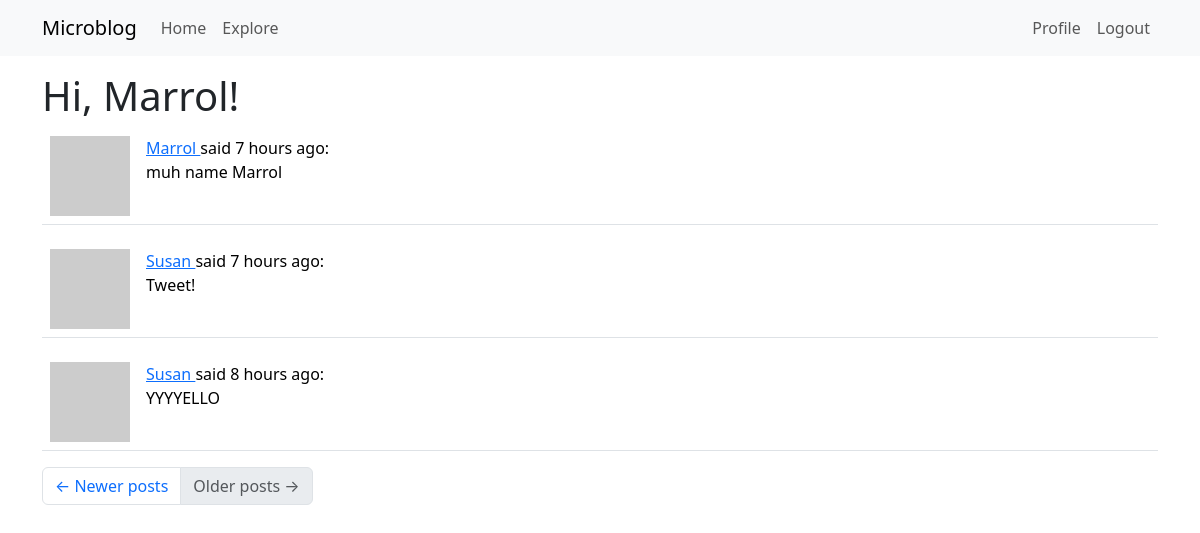
The app's page /explore?page=2 (signed in) with its own data.
### app/models.py (models this page shows, shortened)
class User(UserMixin, db.Model):
    id: so.Mapped[int] = so.mapped_column(primary_key=True)
    username: so.Mapped[str] = so.mapped_column(sa.String(64), index=True, unique=True)
    email: so.Mapped[str] = so.mapped_column(sa.String(120), index=True, unique=True)
    password_hash: so.Mapped[Optional[str]] = so.mapped_column(sa.String(256))
    about_me: so.Mapped[Optional[str]] = so.mapped_column(sa.String(140))
    last_seen: so.Mapped[Optional[datetime]] = so.mapped_column(
        default=lambda: datetime.now(timezone.utc))
    posts: so.WriteOnlyMapped['Post'] = so.relationship(back_populates='author')
    following: so.WriteOnlyMapped['User'] = so.relationship(
        secondary=followers,
        primaryjoin=(followers.c.follower_id == id),
        secondaryjoin=(followers.c.followed_id == id),
        back_populates='followers')
    followers: so.WriteOnlyMapped['User'] = so.relationship(
        secondary=followers,
        primaryjoin=(followers.c.followed_id == id),
        secondaryjoin=(followers.c.follower_id == id),
        back_populates='following')
    def avatar(self, size):
        digest = md5(self.email.lower().encode('utf-8')).hexdigest()
        return f'https://www.gravatar.com/avatar/{digest}?d=identicon&s={size}'

class Post(db.Model):
    id: so.Mapped[int] = so.mapped_column(primary_key=True)
    body: so.Mapped[str] = so.mapped_column(sa.String(140))
    timestamp: so.Mapped[datetime] = so.mapped_column(
        index=True, default=lambda: datetime.now(timezone.utc))
    user_id: so.Mapped[int] = so.mapped_column(sa.ForeignKey(User.id), index=True)
    author: so.Mapped[User] = so.relationship(back_populates='posts')

### app/routes.py (the view)
@app.route('/explore')
@login_required
def explore():
    page = request.args.get('page', 1, type=int)
    query = sa.select(Post).order_by(Post.timestamp.desc())
    posts = db.paginate(query,
                        page=page,
                        per_page=app.config['POSTS_PER_PAGE'],
                        error_out=False)
    next_url = url_for('explore', page=posts.next_num) if posts.has_next else None
    prev_url = url_for('explore', page=posts.prev_num) if posts.has_prev else None
    return render_template('index.html', title='Explore', posts=posts.items, next_url=next_url, prev_url=prev_url)

### app/models.py (called while the page is built)
@login.user_loader
def load_user(id):
    return db.session.get(User, int(id))

### app/routes.py (called while the page is built)
@app.before_request
def before_request():
    if current_user.is_authenticated:
        current_user.last_seen = datetime.now(timezone.utc)
        db.session.commit()

### app/templates/index.html (shortened to what this page needs)
{% extends "base.html" %}
{% import "bootstrap_wtf.html" as wtf %}
{% block content %}
    <h1>Hi, {{ current_user.username }}!</h1>
    {% for post in posts %}
        {% include '_post.html' %}
    {% endfor %}
    <nav aria-label="Post navigation">
        <ul class="pagination">
            <li class="page-item{% if not prev_url %} disabled{% endif %}">
                <a class="page-link" href="{{ prev_url }}">
                    <span aria-hidden="true">&larr;</span> Newer posts
                </a>
            </li>
            <li class="page-item{% if not next_url %} disabled{% endif %}">
                <a class="page-link" href="{{ next_url }}">
                    Older posts <span aria-hidden="true">&rarr;</span>
                </a>
            </li>
        </ul>
    </nav>
{% endblock %}

### app/templates/_post.html
<table class="table table-hover">
    <tr>
        <td width="70px">
            <a href="{{ url_for('user', username=post.author.username) }}">
                <img src="{{ post.author.avatar(70) }}" />
            </a>
        </td>
        <td>
            <a href="{{ url_for('user', username=post.author.username) }}">
                {{ post.author.username }}
            </a>
            said {{ moment(post.timestamp).fromNow() }}:
            <br>
            {{ post.body }}
        </td>
    </tr>
</table>

### records on screen
User: username "Marrol"
Post: author.username "Marrol", timestamp "7 hours ago", body "muh name Marrol"
Post: author.username "Susan", timestamp "7 hours ago", body "Tweet!"
Post: author.username "Susan", timestamp "8 hours ago", body "YYYYELLO"
